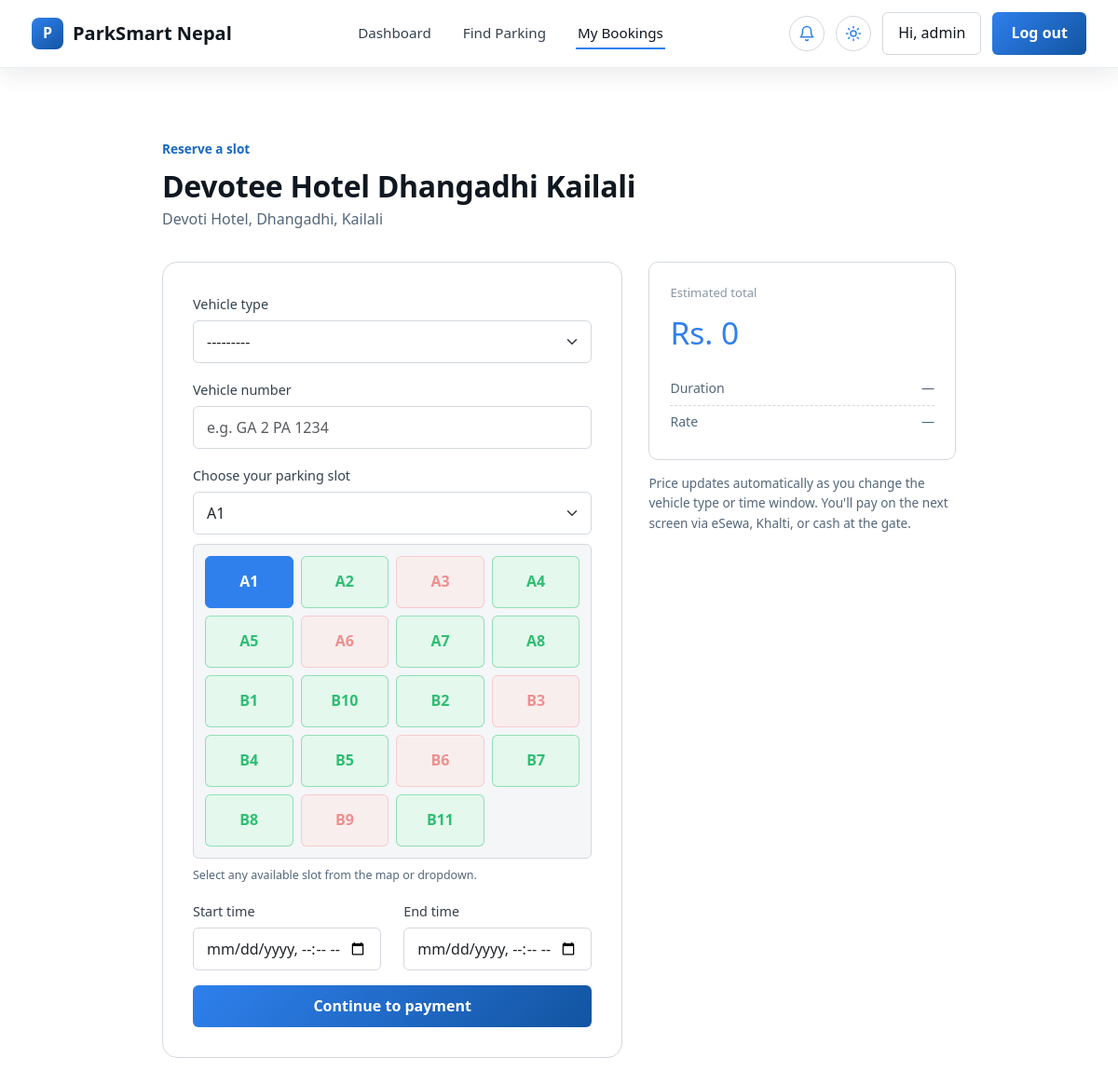
/bookings/book/devotee-hotel-dhangadhi/ (signed in), run on an earlier commit of the app's database.
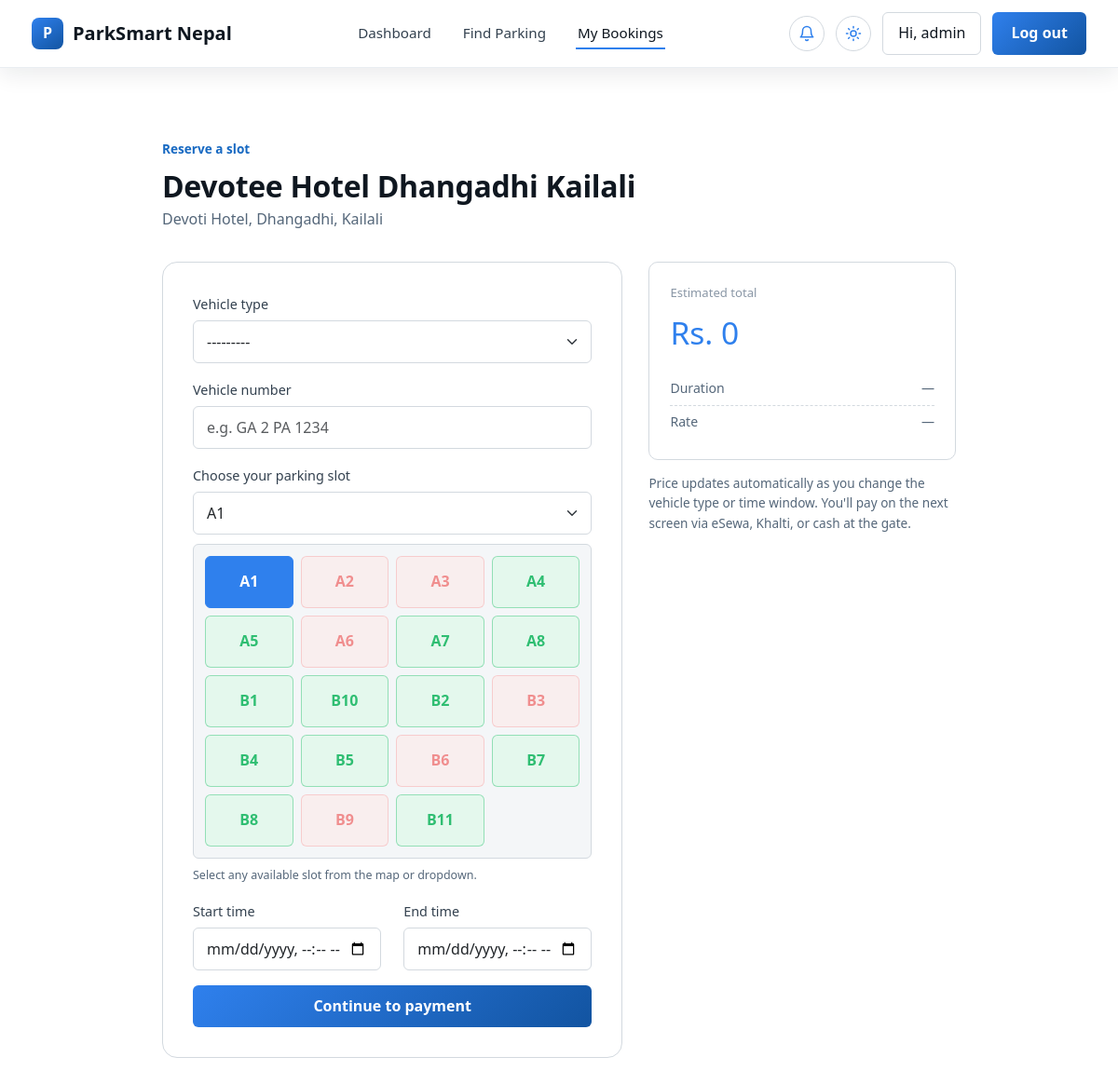
And on a later commit of the database.
### parking/models.py (models this page shows, shortened)
class ParkingSlot(models.Model):
    VEHICLE_CHOICES = [
        ("bike", "Bike / Scooter"),
        ("car", "Car"),
        ("suv", "SUV / Jeep"),
        ("van", "Van / Microbus"),
        ("truck", "Pickup / Truck"),
    ]
    STATUS_CHOICES = [
        ("available", "Available"),
        ("occupied", "Occupied"),
        ("reserved", "Reserved"),
        ("maintenance", "Under Maintenance"),
        ("reserved", "Reserved"),
        ("overstay", "Overstay"),          # <-- add this line
        ("maintenance", "Under Maintenance"),
    ]
    SLOT_TYPE_CHOICES = [
        ('regular', 'Regular'),
        ('vip', 'VIP'),
        ('emergency', 'Emergency'),
    ]
    slot_type = models.CharField(
        max_length=20,
        choices=SLOT_TYPE_CHOICES,
        default='regular'
    )
    lot = models.ForeignKey(ParkingLot, on_delete=models.CASCADE, related_name="slots")
    slot_number = models.CharField(max_length=10, help_text="e.g. A1, B12")
    vehicle_type = models.CharField(max_length=10, choices=VEHICLE_CHOICES, default="car")
    floor = models.CharField(max_length=20, default="Ground")
    status = models.CharField(max_length=12, choices=STATUS_CHOICES, default="available")
    class Meta:
        ordering = ["lot", "floor", "slot_number"]
        unique_together = ("lot", "slot_number")

### reservations/views.py (the view)
# urls.py: path("book/<slug:slug>/", views.create_reservation, name="create"),
@login_required
def create_reservation(request, slug):
    lot = get_object_or_404(ParkingLot, slug=slug, is_active=True)
    slots = lot.slots.all().order_by("floor", "slot_number")
    if request.method == "POST":
        form = ReservationForm(request.POST, lot=lot)
        if form.is_valid():
            vehicle_type = form.cleaned_data["vehicle_type"]
            start_time = form.cleaned_data["start_time"]
            end_time = form.cleaned_data["end_time"]
            selected_slot_number = form.cleaned_data["selected_slot"]
            hourly_rate = lot.rate_for(vehicle_type)
            duration_hours = max(1, round((end_time - start_time).total_seconds() / 3600))
            total_amount = hourly_rate * duration_hours
            with transaction.atomic():
                available_slot = lot.slots.select_for_update().filter(
                    slot_number=selected_slot_number,
                    status="available",
                ).first()
                if not available_slot:
                    form.add_error("selected_slot", "That parking slot was just taken. Choose another slot.")
                    return render(request, "reservations/create.html", {"lot": lot, "slots": slots, "form": form})
                reservation = form.save(commit=False)
                reservation.user = request.user
                reservation.lot = lot
                reservation.slot = available_slot
                reservation.hourly_rate = hourly_rate
                reservation.total_amount = total_amount
                reservation.save()
                available_slot.status = "reserved"
                available_slot.save(update_fields=["status"])
            messages.success(request, f"Slot {available_slot.slot_number} held for you. Complete payment to confirm.")
            return redirect("payments:choose", reference=reservation.reference)
    else:
        form = ReservationForm(lot=lot, initial={"selected_slot": request.GET.get("slot", "")})
    return render(request, "reservations/create.html", {"lot": lot, "slots": slots, "form": form})

### pages/context_processors.py (called while the page is built)
def site_settings(request):
    return {"site": settings.SPS_SETTINGS}

### reservations/context_processors.py (called while the page is built)
def notifications(request):
    user = getattr(request, "user", None)
    if user is None or not user.is_authenticated or request.path.startswith("/admin/"):
        return {}
    session = getattr(request, "session", None)
    if session is not None:
        now = time.time()
        if now - session.get("sps_overstay_check_ts", 0) > CHECK_EVERY_SECONDS:
            try:
                run_overstay_check(user=user)
            except Exception:  # never break a page because of the bell
                pass
            session["sps_overstay_check_ts"] = now
    qs = Notification.objects.filter(user=user)
    return {
        "nav_unread_count": qs.filter(is_read=False).count(),
        "nav_notifications": list(qs[:8]),
    }

### reservations/templates/reservations/create.html (shortened to what this page needs)
{% extends "base.html" %} {% block title %}Reserve a slot — {{ lot.name }}{%endblock %} {% block content %}
<section class="section">
  <div class="container-sps" style="max-width: 900px">
    <div class="section-eyebrow">Reserve a slot</div>
    <h2 class="mb-1">{{ lot.name }}</h2>
    <p style="color: var(--ink-600); margin-bottom: 32px">{{ lot.address }}</p>
    <div
      class="reservation-layout"
      style="display: grid; grid-template-columns: 1.2fr 0.8fr; gap: 28px"
    >
      <form method="post" class="sps-card">
        <div class="mb-3">
          <label for="{{ form.vehicle_type.id_for_label }}">Vehicle type</label>
          {{ form.vehicle_type }}
        </div>
        <div class="mb-3">
          <label for="{{ form.vehicle_number.id_for_label }}"
            >Vehicle number</label
          >
          {{ form.vehicle_number }}
        </div>
        <div class="mb-3">
          <label for="{{ form.selected_slot.id_for_label }}"
            >Choose your parking slot</label
          >
          {{ form.selected_slot }}
          <div
            class="reservation-slot-map"
            aria-label="Available parking slots"
          >
            {% for slot in slots %}
            <button
              type="button"
              class="reservation-slot-chip {% if slot.status != 'available' %}unavailable{% endif %}"
              data-slot-number="{{ slot.slot_number }}"
              {%
              if
              slot.status
              !="available"
              %}disabled{%
              endif
              %}
            >
              <span>{{ slot.slot_number }}</span>
            </button>
            {% endfor %}
          </div>
          <p class="slot-map-note">
            Select any available slot from the map or dropdown.
          </p>
        </div>
        <div class="row">
          <div class="col-md-6 mb-3">
            <label for="{{ form.start_time.id_for_label }}">Start time</label>
            {{ form.start_time }}
          </div>
          <div class="col-md-6 mb-3">
            <label for="{{ form.end_time.id_for_label }}">End time</label>
            {{ form.end_time }}
          </div>
        </div>
        <button type="submit" class="btn-sps-amber btn-block-amber">
          Continue to payment
        </button>
      </form>
      <div>
        <div
          id="live-price-box"
          class="price-readout"
          data-rate-bike="{{ lot.hourly_rate_bike }}"
          data-rate-car="{{ lot.hourly_rate_car }}"
        >
          <div
            style="
              font-size: 0.82rem;
              color: var(--ink-400);
              margin-bottom: 6px;
            "
          >
            Estimated total
          </div>
          <div class="amount" id="price-total">Rs. 0</div>
          <div style="margin-top: 16px">
            <div class="row-line">
              <span>Duration</span><span id="price-duration">—</span>
            </div>
            <div class="row-line">
              <span>Rate</span><span id="price-rate">—</span>
            </div>
          </div>
        </div>
        <p style="color: var(--ink-600); font-size: 0.85rem; margin-top: 14px">
          Price updates automatically as you change the vehicle type or time
          window. You'll pay on the next screen via eSewa, Khalti, or cash at
          the gate.
        </p>
      </div>
    </div>
  </div>
</section>
{% endblock %}

What changed in the data, as far as the page shows it:
changed ParkingSlot (number 2 of 19 on the later page): status "available" → "reserved" (drawn)
